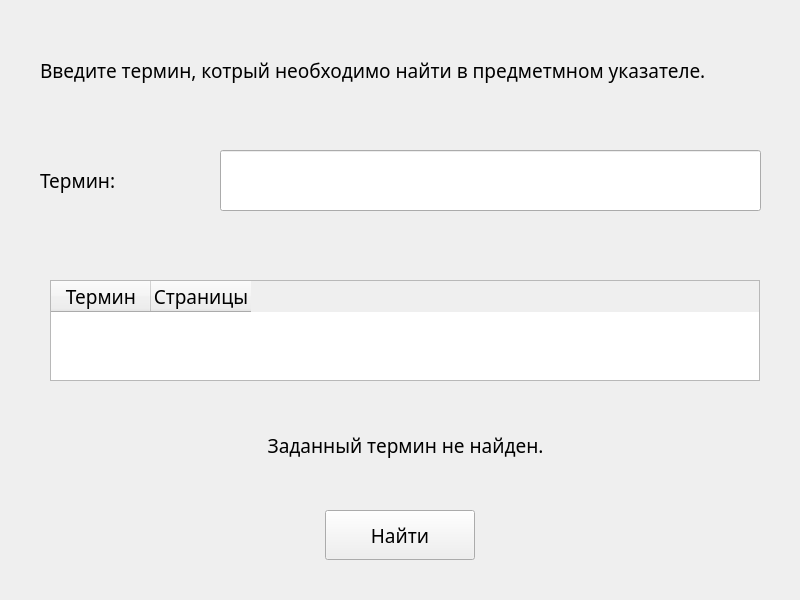
<?xml version="1.0" encoding="UTF-8"?>
<ui version="4.0">
 <class>Search</class>
 <widget class="QWidget" name="Search">
  <property name="enabled">
   <bool>true</bool>
  </property>
  <property name="geometry">
   <rect>
    <x>0</x>
    <y>0</y>
    <width>800</width>
    <height>600</height>
   </rect>
  </property>
  <property name="minimumSize">
   <size>
    <width>800</width>
    <height>600</height>
   </size>
  </property>
  <property name="maximumSize">
   <size>
    <width>800</width>
    <height>600</height>
   </size>
  </property>
  <property name="font">
   <font>
    <family>Bahnschrift Light</family>
    <pointsize>14</pointsize>
   </font>
  </property>
  <property name="windowTitle">
   <string>Поиск</string>
  </property>
  <widget class="QLabel" name="label">
   <property name="enabled">
    <bool>true</bool>
   </property>
   <property name="geometry">
    <rect>
     <x>40</x>
     <y>20</y>
     <width>721</width>
     <height>100</height>
    </rect>
   </property>
   <property name="text">
    <string>Введите термин, котрый необходимо найти в предметмном указателе.</string>
   </property>
   <property name="wordWrap">
    <bool>true</bool>
   </property>
  </widget>
  <widget class="QLineEdit" name="input">
   <property name="geometry">
    <rect>
     <x>220</x>
     <y>150</y>
     <width>541</width>
     <height>61</height>
    </rect>
   </property>
   <property name="font">
    <font>
     <family>Bahnschrift Light</family>
    </font>
   </property>
  </widget>
  <widget class="QLabel" name="label_2">
   <property name="geometry">
    <rect>
     <x>40</x>
     <y>150</y>
     <width>151</width>
     <height>61</height>
    </rect>
   </property>
   <property name="text">
    <string>Термин:</string>
   </property>
  </widget>
  <widget class="QTableWidget" name="result">
   <property name="enabled">
    <bool>true</bool>
   </property>
   <property name="geometry">
    <rect>
     <x>50</x>
     <y>280</y>
     <width>710</width>
     <height>101</height>
    </rect>
   </property>
   <property name="font">
    <font>
     <family>Bahnschrift Light</family>
     <pointsize>14</pointsize>
    </font>
   </property>
   <property name="rowCount">
    <number>0</number>
   </property>
   <property name="columnCount">
    <number>2</number>
   </property>
   <attribute name="verticalHeaderVisible">
    <bool>false</bool>
   </attribute>
   <column>
    <property name="text">
     <string>Термин</string>
    </property>
    <property name="font">
     <font>
      <family>Bahnschrift Light</family>
      <pointsize>14</pointsize>
     </font>
    </property>
   </column>
   <column>
    <property name="text">
     <string>Страницы</string>
    </property>
    <property name="font">
     <font>
      <family>Bahnschrift Light</family>
      <pointsize>14</pointsize>
     </font>
    </property>
   </column>
  </widget>
  <widget class="QPushButton" name="search">
   <property name="geometry">
    <rect>
     <x>325</x>
     <y>510</y>
     <width>150</width>
     <height>50</height>
    </rect>
   </property>
   <property name="text">
    <string>Найти</string>
   </property>
  </widget>
  <widget class="QLabel" name="notFound">
   <property name="enabled">
    <bool>true</bool>
   </property>
   <property name="geometry">
    <rect>
     <x>50</x>
     <y>410</y>
     <width>711</width>
     <height>71</height>
    </rect>
   </property>
   <property name="whatsThis">
    <string notr="true"/>
   </property>
   <property name="accessibleName">
    <string notr="true"/>
   </property>
   <property name="accessibleDescription">
    <string notr="true"/>
   </property>
   <property name="text">
    <string>Заданный термин не найден.</string>
   </property>
   <property name="alignment">
    <set>Qt::AlignCenter</set>
   </property>
   <property name="wordWrap">
    <bool>true</bool>
   </property>
  </widget>
 </widget>
 <resources/>
 <connections/>
</ui>
